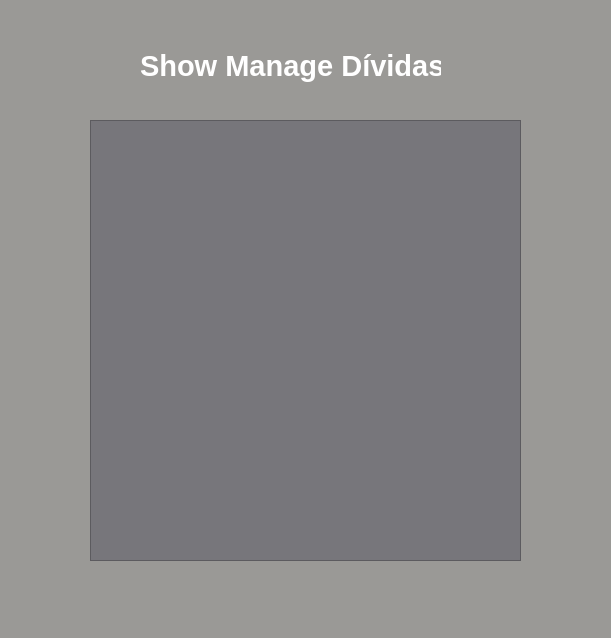
<?xml version="1.0" encoding="UTF-8"?>
<ui version="4.0">
 <class>Form</class>
 <widget class="QWidget" name="Form">
  <property name="geometry">
   <rect>
    <x>0</x>
    <y>0</y>
    <width>611</width>
    <height>638</height>
   </rect>
  </property>
  <property name="windowTitle">
   <string>Form</string>
  </property>
  <property name="styleSheet">
   <string notr="true">background-color: rgb(154, 153, 150);</string>
  </property>
  <widget class="QTableWidget" name="tableWidget">
   <property name="geometry">
    <rect>
     <x>90</x>
     <y>120</y>
     <width>431</width>
     <height>441</height>
    </rect>
   </property>
   <property name="styleSheet">
    <string notr="true">background-color: rgb(119, 118, 123);</string>
   </property>
  </widget>
  <widget class="QLabel" name="label">
   <property name="geometry">
    <rect>
     <x>140</x>
     <y>40</y>
     <width>301</width>
     <height>51</height>
    </rect>
   </property>
   <property name="font">
    <font>
     <pointsize>22</pointsize>
     <bold>true</bold>
    </font>
   </property>
   <property name="styleSheet">
    <string notr="true">color:rgb(255, 255, 255);</string>
   </property>
   <property name="text">
    <string>Show Manage Dívidas</string>
   </property>
  </widget>
 </widget>
 <resources/>
 <connections/>
</ui>
